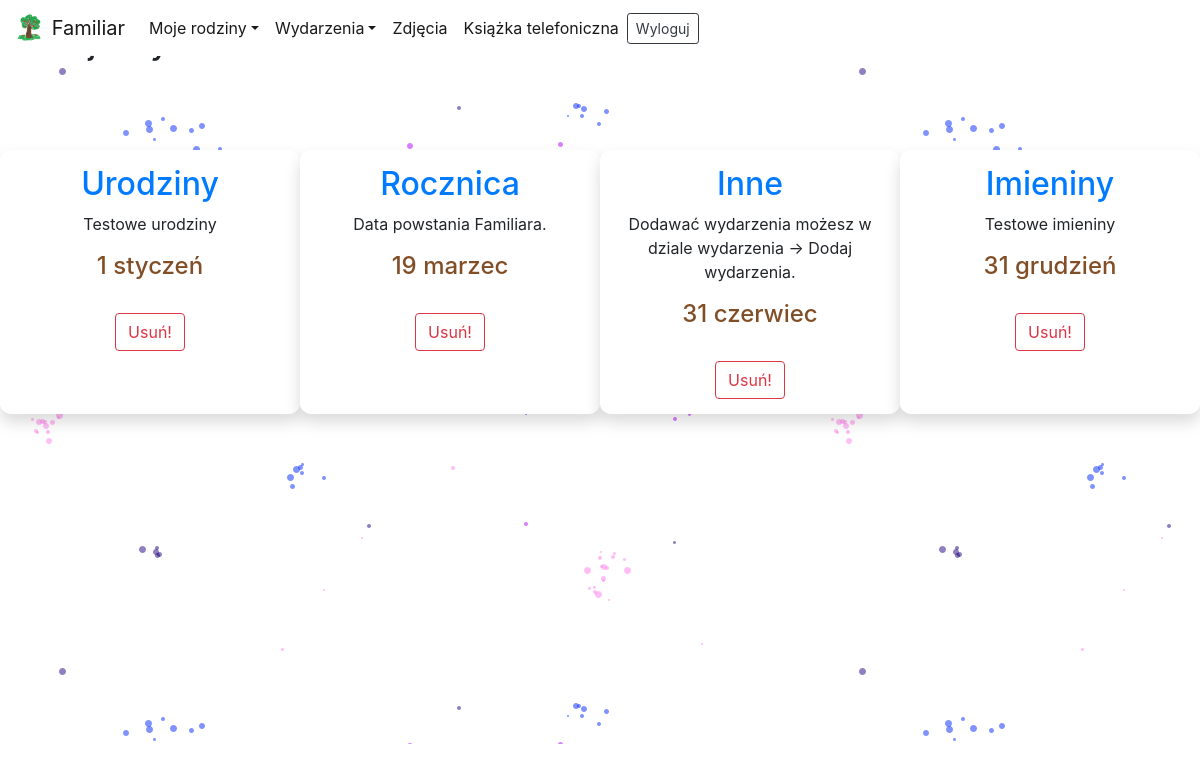
Screenshot of /main/myevents/ (signed in) with the database file from the repository.
### logged/models.py (models this page shows, shortened)
class Event(models.Model):
    author = models.CharField(max_length=256, default='None')
    occasion = models.CharField(max_length=64, default='None')
    desc = models.TextField(blank=True)
    day = models.PositiveSmallIntegerField(default=0)
    month = models.PositiveSmallIntegerField(default=0)

### logged/views.py (the view, shortened to what this page needs)
# urls.py: path('myevents/', Myevents, name='myevents'),
@login_required
def Myevents(request):
    if request.method=='GET':
        author = request.user.username
        my_events = Event.objects.filter(author=author)
        msg = False
        return render(request, 'logged/myevents.html', {'my_events':my_events,'msg':msg})

### Authentication/templatetags/filters.py (called while the page is built)
@register.filter(name='month')
def month(value):
    result = None
    if value == 1:
        result = 'styczeń'
    if value == 2:
        result = 'luty'
    if value == 3:
        result = 'marzec'
    if value == 4:
        result = 'kwiecień'
    if value == 5:
        result = 'maj'
    if value == 6:
        result = 'czerwiec'
    if value == 7:
        result = 'lipiec'
    if value == 8:
        result = 'sierpień'
    if value == 9:
        result = 'wrzesień'
    if value == 10:
        result = 'październik'
    if value == 11:
        result = 'listopad'
    if value == 12:
        result = 'grudzień'
    return result

### logged/templates/logged/myevents.html (shortened to what this page needs)
{% extends 'Authentication/navigation.html' %}
{% block navigation %}
{% load static %}
    {% load filters %}
<div class="back-myevents" style="background-image: url( {% static 'Authentication/img/doodle5.png' %})">
    <h2 style="margin:3vh">Twoje wydarzenia:</h2>
    <br>
    <div class="d-flex justify-content-around flex-wrap">
        {% for my_event in my_events %}
    <div class='shadow bg-white' style="text-align:center; border: 2px gray linear; padding: 15px; border-radius:4%; width:300px;margin-top:5vh;">
            <h2 class="text-primary">{{ my_event.occasion }}</h2>
            <p>{{ my_event.desc }}</p>
            <h4 class="text-date">{{ my_event.day }} {{my_event.month|month}}</h4>
            <form method="POST">
                <input type="hidden" name="event_id" value="{{ my_event.pk }}" ><br>
                <button type="submit" class="btn btn-outline-danger">Usuń!</button>
            </form>
    </div>
        {% endfor %}
    </div>
</div>
{% endblock %}

### Authentication/static/Authentication/css/style.css (style rules this page uses)
.back-myevents { width: 100wv; min-height: 90vh; }
.text-date { color: #824e26; }

### Authentication/templates/Authentication/navigation.html (style rules this page uses)
html { width: 100vw; overflow-x: hidden; }

### rows the page displays
Event: occasion "Urodziny", desc "Testowe urodziny", day "1", month|month "styczeń"
Event: occasion "Rocznica", desc "Data powstania Familiara.", day "19", month|month "marzec"
Event: occasion "Inne", desc "Dodawać wydarzenia możesz w dziale wydarzenia -> Dodaj wydarzenia.", day "31", month|month "czerwiec"
Event: occasion "Imieniny", desc "Testowe imieniny", day "31", month|month "grudzień"
